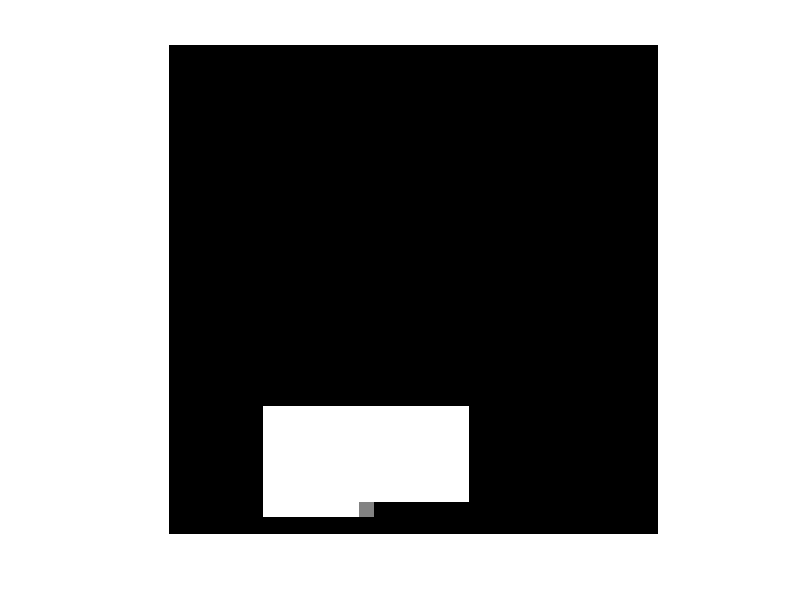

Write MATLAB code to recreate this figure.
close all;
inix = 240;
iniy = 100;
alpha = 50;
%% Busqueda exhaustiva
% for inix=1:8:256-7
%     for iniy=1:8:256-7
        
image = zeros(256,256);
for i=max(1,inix-alpha):inix
    if i>inix-8
        for j=max(1,iniy-alpha):(iniy-8)
            image(i:(i+7),j:(j+7))=ones(8,8);
            %image(i,j)=256;
        end
    else
        for j=max(1,iniy-alpha):min(256-7,iniy+alpha)
            image(i:(i+7),j:(j+7))=ones(8,8);
            %image(i,j)=256;
        end
    end
end
A = zeros(8,8);
A(1:8,1:8) = 0.5;
image(inix:inix+7,iniy:iniy+7)=A;
imshow(image)

